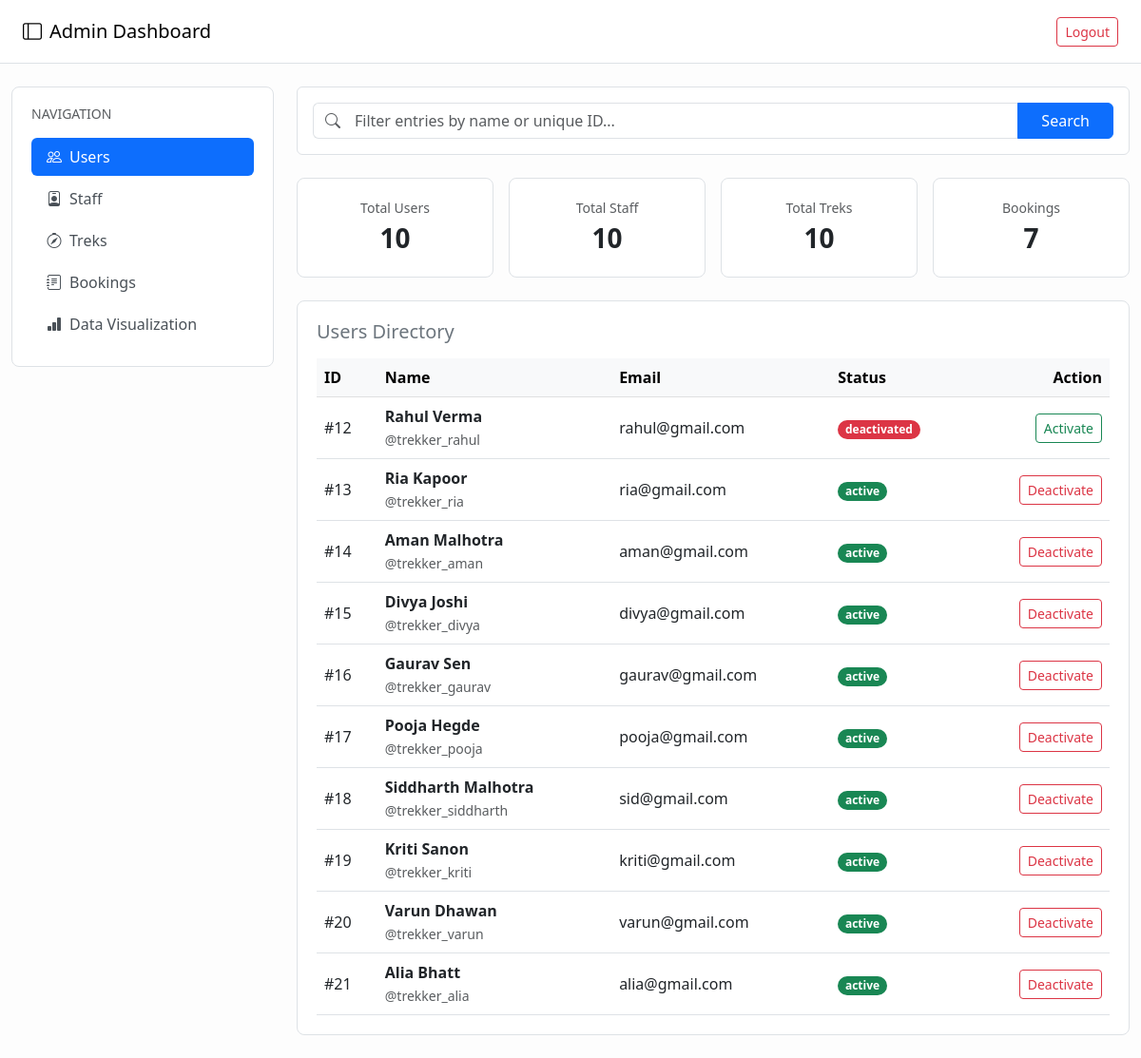
The page /admin/dashboard (signed in) on the database as committed earlier.
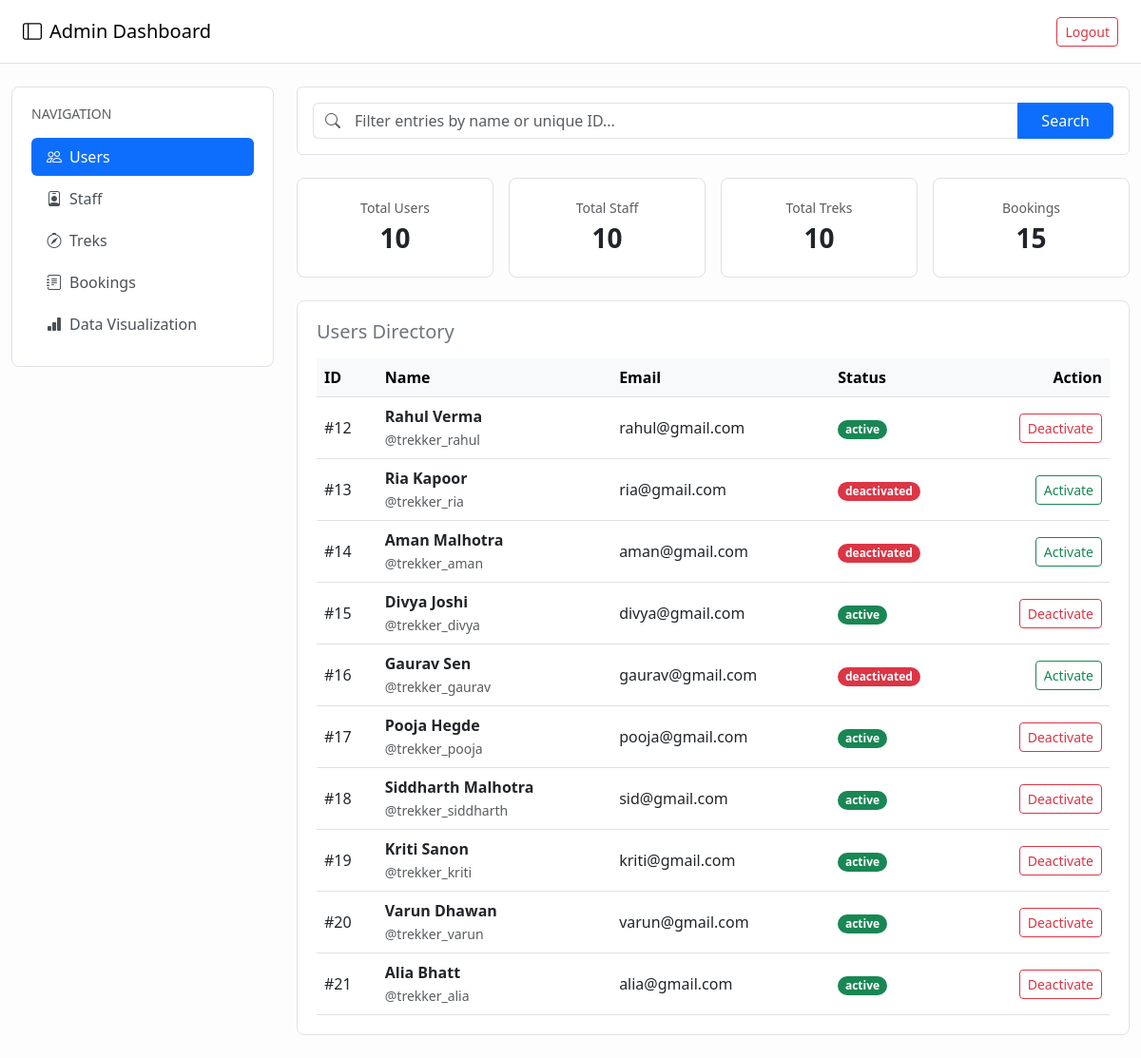
The same page on the database as committed later.
### models.py (models this page shows)
class User(db.Model, UserMixin):
    __tablename__ = 'users'
    id = db.Column(db.Integer, primary_key=True)
    username = db.Column(db.String(50), unique=True, nullable=False)
    email = db.Column(db.String(100), unique=True, nullable=False)
    password = db.Column(db.String(100), nullable=False)
    full_name = db.Column(db.String(100), nullable=False)
    phone = db.Column(db.String(15), nullable=False)
    role = db.Column(db.String(20), nullable=False, default='trekker')
    status = db.Column(db.String(20), nullable=False, default='active')
    is_approved = db.Column(db.Boolean, default=False)
    bookings = db.relationship('Booking', backref='trekker', lazy=True)
    assigned_treks = db.relationship('Trek', backref='staff', lazy=True)

### app.py (the view)
@app.route('/admin/dashboard', methods=['GET'])
@login_required
def admin_dashboard():
    return admin_dashboard_handler()

### app.py (called while the page is built)
@login_manager.user_loader
def load_user(user_id):
    return User.query.get(int(user_id))

### templates/admin_dashboard.html (shortened to what this page needs)
<!DOCTYPE html>
<html lang="en">
<head>
    <link href="https://cdn.jsdelivr.net/npm/bootstrap@5.3.0/dist/css/bootstrap.min.css" rel="stylesheet">
    <link rel="stylesheet" href="https://cdn.jsdelivr.net/npm/bootstrap-icons@1.11.0/font/bootstrap-icons.css">
</head>
<body>
    <nav class="navbar navbar-light bg-white border-bottom px-4 py-3">
        <span class="navbar-brand mb-0 h5"><i class="bi bi-layout-sidebar me-2"></i>Admin Dashboard</span>
        <a href="/logout" class="btn btn-outline-danger btn-sm">Logout</a>
    </nav>
    <div class="container-fluid py-4">
        <div class="row g-4">
            <div class="col-md-3">
                <div class="bento-card">
                    <h6 class="text-muted small text-uppercase mb-3">Navigation</h6>
                    <div class="nav flex-column nav-pills" id="adminTab" role="tablist">
                        <a href="/admin/dashboard?tab=users"
                            class="nav-link {% if active_tab == 'users' %}active{% endif %} border-0">
                            <i class="bi bi-people me-2"></i>Users
                        </a>
                        <a href="/admin/dashboard?tab=staff"
                            class="nav-link {% if active_tab == 'staff' %}active{% endif %} border-0">
                            <i class="bi bi-person-badge me-2"></i>Staff
                        </a>
                        <a href="/admin/dashboard?tab=treks"
                            class="nav-link {% if active_tab == 'treks' %}active{% endif %} border-0">
                            <i class="bi bi-compass me-2"></i>Treks
                        </a>
                        <a href="/admin/dashboard?tab=bookings"
                            class="nav-link {% if active_tab == 'bookings' %}active{% endif %} border-0">
                            <i class="bi bi-journal-text me-2"></i>Bookings
                        </a>
                        <a href="/admin/dashboard?tab=analytics"
                            class="nav-link {% if active_tab == 'analytics' %}active{% endif %} border-0">
                            <i class="bi bi-bar-chart-fill me-2"></i>Data Visualization
                        </a>
                    </div>
                </div>
            </div>
            <div class="col-md-9">
                <div class="bg-white border rounded p-3 mb-4">
                    <form action="/admin/dashboard" method="GET" class="d-flex m-0">
                        <div class="input-group">
                            <span class="input-group-text bg-white border-end-0 text-muted">
                                <i class="bi bi-search"></i>
                            </span>
                            <input type="text" name="search" class="form-control border-start-0 ps-1"
                                placeholder="Filter entries by name or unique ID..."
                                value="{{ request.args.get('search', '') }}">
                            <button type="submit" class="btn btn-primary px-4">Search</button>
                        </div>
                    </form>
                </div>
                <div class="row g-3 mb-4">
                    <div class="col-6 col-md-3">
                        <div class="bento-card text-center">
                            <div class="text-muted small">Total Users</div>
                            <div class="fs-3 fw-bold text-dark">{{ stats.total_users }}</div>
                        </div>
                    </div>
                    <div class="col-6 col-md-3">
                        <div class="bento-card text-center">
                            <div class="text-muted small">Total Staff</div>
                            <div class="fs-3 fw-bold text-dark">{{ stats.total_staff }}</div>
                        </div>
                    </div>
                    <div class="col-6 col-md-3">
                        <div class="bento-card text-center">
                            <div class="text-muted small">Total Treks</div>
                            <div class="fs-3 fw-bold text-dark">{{ stats.total_treks }}</div>
                        </div>
                    </div>
                    <div class="col-6 col-md-3">
                        <div class="bento-card text-center">
                            <div class="text-muted small">Bookings</div>
                            <div class="fs-3 fw-bold text-dark">{{ stats.total_bookings }}</div>
                        </div>
                    </div>
                </div>
                <div class="tab-content" id="adminTabContent">
                    {% if active_tab == 'users' %}
                    <div class="tab-pane fade show active" id="users-pane" role="tabpanel">
                        <div class="bento-card">
                            <h5 class="mb-3 text-secondary">Users Directory</h5>
                            <table class="table align-middle mb-0">
                                <thead class="table-light">
                                    <tr>
                                        <th>ID</th>
                                        <th>Name</th>
                                        <th>Email</th>
                                        <th>Status</th>
                                        <th class="text-end">Action</th>
                                    </tr>
                                </thead>
                                <tbody>
                                    {% for user in users %}
                                    <tr>
                                        <td>#{{ user.id }}</td>
                                        <td><strong>{{ user.full_name }}</strong><br><small class="text-muted">@{{
                                                user.username }}</small></td>
                                        <td>{{ user.email }}</td>
                                        <td>
                                            <span
                                                class="badge {% if user.status == 'active' %}bg-success{% else %}bg-danger{% endif %} rounded-pill px-2.5">
                                                {{ user.status }}
                                            </span>
                                        </td>
                                        <td class="text-end">
                                            <form action="/admin/user/toggle/{{ user.id }}?tab={{ active_tab }}"
                                                method="POST" class="m-0">
                                                <button type="submit"
                                                    class="btn {% if user.status == 'active' %}btn-outline-danger{% else %}btn-outline-success{% endif %} btn-sm">
                                                    {% if user.status == 'active' %}Deactivate{% else %}Activate{% endif
                                                    %}
                                                </button>
                                            </form>
                                        </td>
                                    </tr>
                                    {% else %}
                                    <tr>
                                        <td colspan="5" class="text-center text-muted py-4">No users found matching
                                            parameters.</td>
                                    </tr>
                                    {% endfor %}
                                </tbody>
                            </table>
                        </div>
                    </div>
                    {% elif active_tab == 'staff' %}
                    {% include 'admin_dashboard_staff.html' %}
                    {% elif active_tab == 'treks' %}
                    {% include 'admin_dashboard_treks.html' %}
                    {% elif active_tab == 'bookings' %}
                    {% include 'admin_dashboard_bookings.html' %}
                    {% endif %}
                </div>
            </div>
        </div>
    </div>
</body>
</html>

### templates/admin_dashboard.html (style rules this page uses)
body { background-color: #fdfdfd; font-family: system-ui, -apple-system, sans-serif; }
.bento-card { background: #ffffff; border: 1px solid #dee2e6; border-radius: 8px; padding: 1.25rem; }
.nav-pills .nav-link { color: #495057; border-radius: 6px; margin-bottom: 4px; text-align: left; }
.nav-pills .nav-link.active { background-color: #0d6efd !important; color: #ffffff !important; }

Rows that differ between the two databases and show on the page:
changed User "Rahul Verma": status "deactivated" → "active"; status "Activate" → "Deactivate"
changed User "Ria Kapoor": status "active" → "deactivated"; status "Deactivate" → "Activate"
changed User "Aman Malhotra": status "active" → "deactivated"; status "Deactivate" → "Activate"
changed User "Gaurav Sen": status "active" → "deactivated"; status "Deactivate" → "Activate"
Other text that changed with them:
{{ stats.total_bookings }}: "7" → "15"
